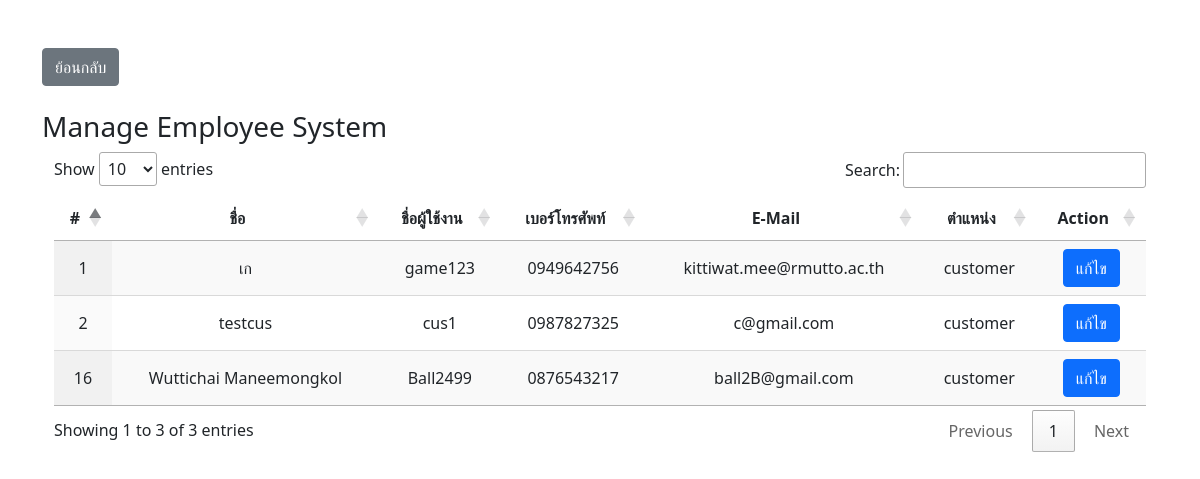
/customer-info.php (signed in), run on the app's committed database.
### tables this page shows
CREATE TABLE `customer` (
  `id_cus` int(11) NOT NULL,
  `name` varchar(50) NOT NULL,
  `username` varchar(24) NOT NULL,
  `password` varchar(24) NOT NULL,
  `email` varchar(255) NOT NULL,
  `tel` varchar(10) NOT NULL,
  `address` text DEFAULT NULL,
  `type` varchar(20) NOT NULL
);

### customer-info.php (the view, shortened to what this page needs)
<?php
    require_once('connect.php');
    $sql = "SELECT * FROM customer";
    $result = mysqli_query($conn, $sql);
?>
<!DOCTYPE html>
<html lang="en">
<head>
  <link rel="stylesheet" href="https://maxcdn.bootstrapcdn.com/bootstrap/4.5.2/css/bootstrap.min.css">
  <link rel="stylesheet" type="text/css" href="https://cdn.datatables.net/1.10.25/css/jquery.dataTables.css">
  <link href="https://cdn.jsdelivr.net/npm/bootstrap@5.1.3/dist/css/bootstrap.min.css" rel="stylesheet">
  <link rel="stylesheet" href="css/crud.css">
</head>
<body>
<div class="container mt-5">
    <?php if (!isset($_SESSION['username']) || $_SESSION['type'] === 'admin') : ?>
          <a href="index-a.php" type="button" class="btn btn-secondary">ย้อนกลับ</a>
        <?php else: ?>
          <a href="index-e.php" type="button" class="btn btn-secondary">ย้อนกลับ</a>
        <?php endif; ?>
    <br>
    <br>
    <H3>Manage Employee System</H3>
    <div class="container">
    <table id="table_id" class="display">
        <thead>
            <tr>
                <th style="text-align: center;">#</th>
                <th style="text-align: center;">ชื่อ</th>
                <th style="text-align: center;">ชื่อผู้ใช้งาน</th>
                <th style="text-align: center;">เบอร์โทรศัพท์</th>
                <th style="text-align: center;">E-Mail</th>
                <th style="text-align: center;">ตำแหน่ง</th>
                <th style="text-align: center;">Action</th>
            </tr>
        </thead>
        <tbody>
            <?php
                if ($result->num_rows > 0) {
                while($row = $result->fetch_assoc()) { ?>
                <tr>
                    <td style="text-align: center;"><?php echo $row["id_cus"]; ?></td>
                    <td style="text-align: center;"><?php echo $row["name"]; ?></td>
                    <td style="text-align: center;"><?php echo $row["username"]; ?></td>
                    <td style="text-align: center;"><?php echo $row["tel"]; ?></td>
                    <td style="text-align: center;"><?php echo $row['email'] ?> </td>
                    <td style="text-align: center;"><?php echo $row['type'] ?> </td>
                    <td style="text-align: center;">
                        <div class="btn-group">
                                <a href="admin-update-cus.php?id=<?php echo $row['id_cus'] ?>" class="btn btn-primary">แก้ไข</a>
                        </div>
                    </td>
                </tr>
                <?php
                        }
                    } else {
                        echo "0 results";
                    }
                ?>
        </tbody>
    </table>
    </div>
</div>
</body>
</html>

### data on the page
customer: id_cus "1", name "เก", username "game123", tel "0949642756", email "kittiwat.mee@rmutto.ac.th", type "customer"
customer: id_cus "2", name "testcus", username "cus1", tel "0987827325", email "c@gmail.com", type "customer"
customer: id_cus "16", name "Wuttichai Maneemongkol", username "Ball2499", tel "0876543217", email "ball2B@gmail.com", type "customer"
